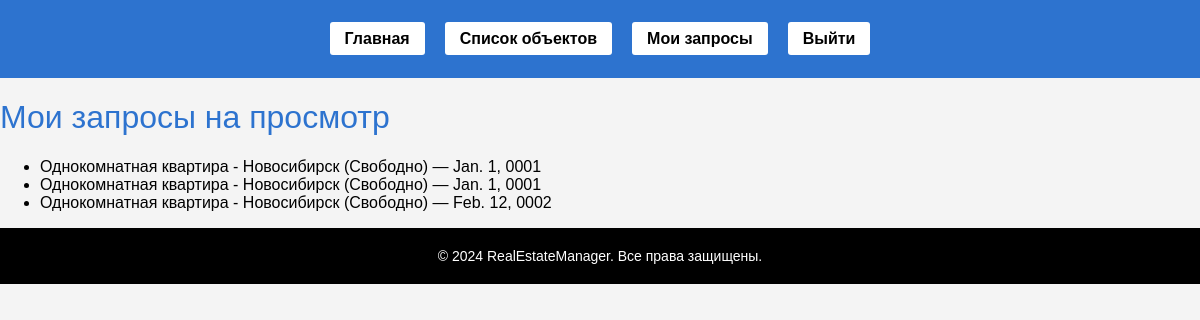
Screenshot of /my_viewing_requests/ (signed in) with the database file from the repository.
### property_management/models.py (models this page shows, shortened)
class ViewingRequest(models.Model):
    STATUS_CHOICES = [
        ('pending', 'Ожидание'),
        ('confirmed', 'Подтверждаю'),
    ]
    property_listing = models.ForeignKey(PropertyListing, on_delete=models.CASCADE, related_name="viewing_requests", verbose_name="Объект")
    client = models.ForeignKey(settings.AUTH_USER_MODEL, on_delete=models.CASCADE, verbose_name='Клиент')
    requested_date = models.DateField(verbose_name='Дата просмотра')
    status = models.CharField(max_length=10, choices = STATUS_CHOICES, default = 'pending', verbose_name='Статус')

class PropertyListing(models.Model):
    STATUS_CHOICES = [
        ('available', 'Свободно'),
        ('rented', 'Сдано')
    ]
    property_type = models.CharField(max_length=50, verbose_name='Тип объекта')
    description = models.TextField(verbose_name='Описание объекта')
    area = models.DecimalField(max_digits=10, decimal_places=2, verbose_name="Площадь (кв.м)")
    location = models.CharField(max_length=255, verbose_name='Местоположение')
    price = models.DecimalField(max_digits=10, decimal_places=2, verbose_name='Цена (руб.)')
    status = models.CharField(max_length=10, choices = STATUS_CHOICES, default = 'available', verbose_name='Статус')
    def __str__(self):
        return f"{self.property_type} - {self.location} ({self.get_status_display()})"

### property_management/views.py (the view)
# urls.py: path('my_viewing_requests/', views.viewing_requests_list, name='my_viewing_requests'),
def viewing_requests_list(request):
    if not request.user.is_authenticated:
        return HttpResponse("Пожалуйста, войдите, чтобы просмотреть свои запросы.", status=403)
    viewing_requests = ViewingRequest.objects.filter(client=request.user)
    return render(request, 'property_management/viewing_requests_list.html', {'viewing_requests': viewing_requests})

### property_management/templates/property_management/viewing_requests_list.html
{% extends 'property_management/base_generic.html' %}
{% block content %}
  <h1>Мои запросы на просмотр</h1>
  {% if viewing_requests %}
    <ul>
      {% for request in viewing_requests %}
        <li>
          {{ request.property_listing }} — {{ request.requested_date }}
        </li>
      {% endfor %}
    </ul>
  {% else %}
    <p>Запросов на просмотр пока нет.</p>
  {% endif %}
{% endblock %}

### static/css/style.css (style rules this page uses)
html, body { margin: 0; padding: 0; height: 100%; }
body { font-family: Arial, sans-serif; background-color: #f4f4f4; margin: 0; padding: 0; height: 100%; }
h1, h2, h3 { color: #2d73cf; font-weight: normal; }

### rows the page displays
ViewingRequest: property_listing "Однокомнатная квартира - Новосибирск (Свободно)", requested_date "Jan. 1, 0001"
ViewingRequest: property_listing "Однокомнатная квартира - Новосибирск (Свободно)", requested_date "Jan. 1, 0001"
ViewingRequest: property_listing "Однокомнатная квартира - Новосибирск (Свободно)", requested_date "Feb. 12, 0002"
